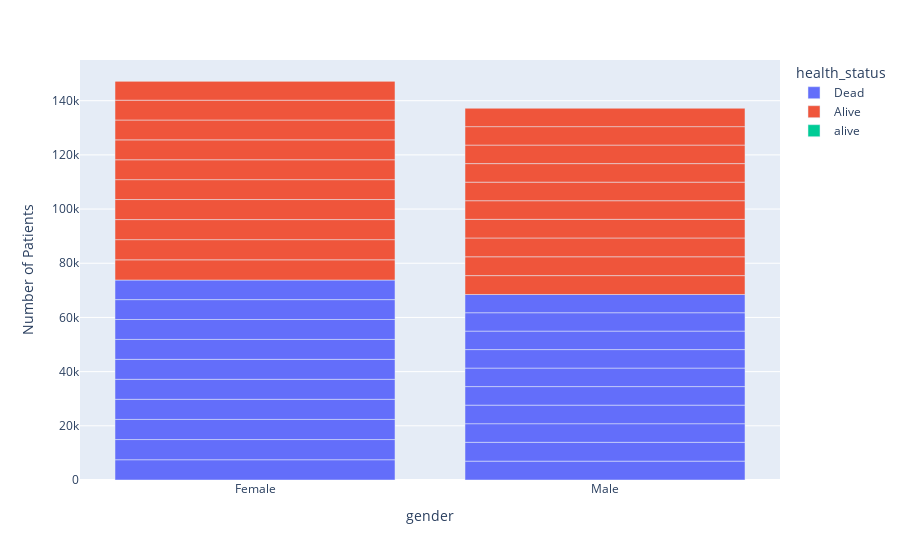

Here is the notebook cell this chart was saved with:
### Code cell
px.bar(data_gender, x= 'gender' , y='Number of Patients', color= 'health_status')

### Figure 1 — Plotly figure (JSON) as saved in the notebook; plotly's stock layout.template omitted (floating-point values rounded to 4 significant figures)
{"data": [{"alignmentgroup": "True", "hovertemplate": "health_status=Dead<br>gender=%{x}<br>Number of Patients=%{y}<extra></extra>", "legendgroup": "Dead", "marker": {"color": "#636efa"}, "name": "Dead", "offsetgroup": "Dead", "orientation": "v", "showlegend": true, "textposition": "auto", "type": "bar", "x": ["Female", "Female", "Female", "Female", "Female", "Female", "Female", "Female", "Female", "Female", "Male", "Male", "Male", "Male", "Male", "Male", "Male", "Male", "Male", "Male"], "xaxis": "x", "y": [7483, 7447, 7431, 7423, 7380, 7370, 7356, 7356, 7336, 7228, 6965, 6942, 6878, 6848, 6847, 6830, 6829, 6822, 6779, 6739], "yaxis": "y"}, {"alignmentgroup": "True", "hovertemplate": "health_status=Alive<br>gender=%{x}<br>Number of Patients=%{y}<extra></extra>", "legendgroup": "Alive", "marker": {"color": "#EF553B"}, "name": "Alive", "offsetgroup": "Alive", "orientation": "v", "showlegend": true, "textposition": "auto", "type": "bar", "x": ["Female", "Female", "Female", "Female", "Female", "Female", "Female", "Female", "Female", "Female", "Male", "Male", "Male", "Male", "Male", "Male", "Male", "Male", "Male", "Male"], "xaxis": "x", "y": [7465, 7445, 7402, 7396, 7345, 7345, 7335, 7334, 7316, 7078, 6963, 6951, 6936, 6886, 6873, 6849, 6844, 6840, 6804, 6787], "yaxis": "y"}, {"alignmentgroup": "True", "hovertemplate": "health_status=alive<br>gender=%{x}<br>Number of Patients=%{y}<extra></extra>", "legendgroup": "alive", "marker": {"color": "#00cc96"}, "name": "alive", "offsetgroup": "alive", "orientation": "v", "showlegend": true, "textposition": "auto", "type": "bar", "x": ["Female"], "xaxis": "x", "y": [1], "yaxis": "y"}], "layout": {"barmode": "relative", "legend": {"title": {"text": "health_status"}, "tracegroupgap": 0}, "margin": {"t": 60}, "xaxis": {"anchor": "y", "domain": [0, 1], "title": {"text": "gender"}}, "yaxis": {"anchor": "x", "domain": [0, 1], "title": {"text": "Number of Patients"}}}}
